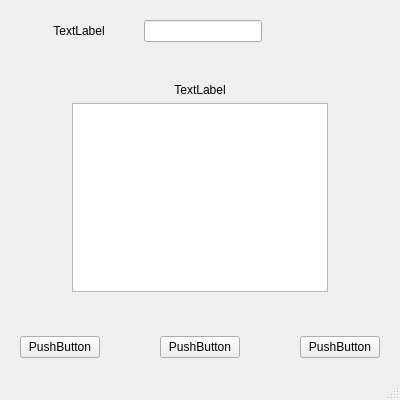
<?xml version="1.0" encoding="UTF-8"?>
<ui version="4.0">
 <class>MainWindow</class>
 <widget class="QMainWindow" name="MainWindow">
  <property name="geometry">
   <rect>
    <x>0</x>
    <y>0</y>
    <width>400</width>
    <height>400</height>
   </rect>
  </property>
  <property name="windowTitle">
   <string>Секундомер 2026</string>
  </property>
  <widget class="QWidget" name="centralwidget">
   <layout class="QVBoxLayout" name="verticalLayout">
    <property name="leftMargin">
     <number>20</number>
    </property>
    <property name="topMargin">
     <number>20</number>
    </property>
    <property name="rightMargin">
     <number>20</number>
    </property>
    <property name="bottomMargin">
     <number>20</number>
    </property>
    <item>
     <layout class="QHBoxLayout" name="horizontalLayout">
      <item>
       <widget class="QLabel" name="lab_time">
        <property name="sizePolicy">
         <sizepolicy hsizetype="Expanding" vsizetype="Expanding">
          <horstretch>0</horstretch>
          <verstretch>0</verstretch>
         </sizepolicy>
        </property>
        <property name="text">
         <string>TextLabel</string>
        </property>
        <property name="alignment">
         <set>Qt::AlignCenter</set>
        </property>
       </widget>
      </item>
      <item>
       <widget class="QLineEdit" name="le_time">
        <property name="sizePolicy">
         <sizepolicy hsizetype="Expanding" vsizetype="Expanding">
          <horstretch>0</horstretch>
          <verstretch>0</verstretch>
         </sizepolicy>
        </property>
        <property name="alignment">
         <set>Qt::AlignCenter</set>
        </property>
       </widget>
      </item>
      <item>
       <spacer name="horizontalSpacer">
        <property name="orientation">
         <enum>Qt::Horizontal</enum>
        </property>
        <property name="sizeHint" stdset="0">
         <size>
          <width>40</width>
          <height>20</height>
         </size>
        </property>
       </spacer>
      </item>
     </layout>
    </item>
    <item>
     <spacer name="verticalSpacer_2">
      <property name="orientation">
       <enum>Qt::Vertical</enum>
      </property>
      <property name="sizeHint" stdset="0">
       <size>
        <width>20</width>
        <height>40</height>
       </size>
      </property>
     </spacer>
    </item>
    <item>
     <layout class="QGridLayout" name="gridLayout">
      <item row="2" column="1">
       <spacer name="verticalSpacer">
        <property name="orientation">
         <enum>Qt::Vertical</enum>
        </property>
        <property name="sizeHint" stdset="0">
         <size>
          <width>20</width>
          <height>40</height>
         </size>
        </property>
       </spacer>
      </item>
      <item row="1" column="0">
       <spacer name="horizontalSpacer_4">
        <property name="orientation">
         <enum>Qt::Horizontal</enum>
        </property>
        <property name="sizeHint" stdset="0">
         <size>
          <width>40</width>
          <height>20</height>
         </size>
        </property>
       </spacer>
      </item>
      <item row="1" column="1">
       <widget class="QTextBrowser" name="tB_indicat"/>
      </item>
      <item row="0" column="1">
       <widget class="QLabel" name="lab_circle">
        <property name="sizePolicy">
         <sizepolicy hsizetype="Expanding" vsizetype="Expanding">
          <horstretch>0</horstretch>
          <verstretch>0</verstretch>
         </sizepolicy>
        </property>
        <property name="text">
         <string>TextLabel</string>
        </property>
        <property name="alignment">
         <set>Qt::AlignCenter</set>
        </property>
       </widget>
      </item>
      <item row="1" column="2">
       <spacer name="horizontalSpacer_5">
        <property name="orientation">
         <enum>Qt::Horizontal</enum>
        </property>
        <property name="sizeHint" stdset="0">
         <size>
          <width>40</width>
          <height>20</height>
         </size>
        </property>
       </spacer>
      </item>
     </layout>
    </item>
    <item>
     <layout class="QHBoxLayout" name="horizontalLayout_2">
      <item>
       <widget class="QPushButton" name="pB_start">
        <property name="sizePolicy">
         <sizepolicy hsizetype="Expanding" vsizetype="Expanding">
          <horstretch>0</horstretch>
          <verstretch>0</verstretch>
         </sizepolicy>
        </property>
        <property name="text">
         <string>PushButton</string>
        </property>
       </widget>
      </item>
      <item>
       <spacer name="horizontalSpacer_2">
        <property name="orientation">
         <enum>Qt::Horizontal</enum>
        </property>
        <property name="sizeHint" stdset="0">
         <size>
          <width>40</width>
          <height>20</height>
         </size>
        </property>
       </spacer>
      </item>
      <item>
       <widget class="QPushButton" name="pB_circle">
        <property name="sizePolicy">
         <sizepolicy hsizetype="Expanding" vsizetype="Expanding">
          <horstretch>0</horstretch>
          <verstretch>0</verstretch>
         </sizepolicy>
        </property>
        <property name="text">
         <string>PushButton</string>
        </property>
       </widget>
      </item>
      <item>
       <spacer name="horizontalSpacer_3">
        <property name="orientation">
         <enum>Qt::Horizontal</enum>
        </property>
        <property name="sizeHint" stdset="0">
         <size>
          <width>40</width>
          <height>20</height>
         </size>
        </property>
       </spacer>
      </item>
      <item>
       <widget class="QPushButton" name="pB_reset">
        <property name="sizePolicy">
         <sizepolicy hsizetype="Expanding" vsizetype="Expanding">
          <horstretch>0</horstretch>
          <verstretch>0</verstretch>
         </sizepolicy>
        </property>
        <property name="text">
         <string>PushButton</string>
        </property>
       </widget>
      </item>
     </layout>
    </item>
   </layout>
  </widget>
  <widget class="QMenuBar" name="menubar">
   <property name="geometry">
    <rect>
     <x>0</x>
     <y>0</y>
     <width>400</width>
     <height>17</height>
    </rect>
   </property>
  </widget>
  <widget class="QStatusBar" name="statusbar"/>
 </widget>
 <resources/>
 <connections/>
</ui>
